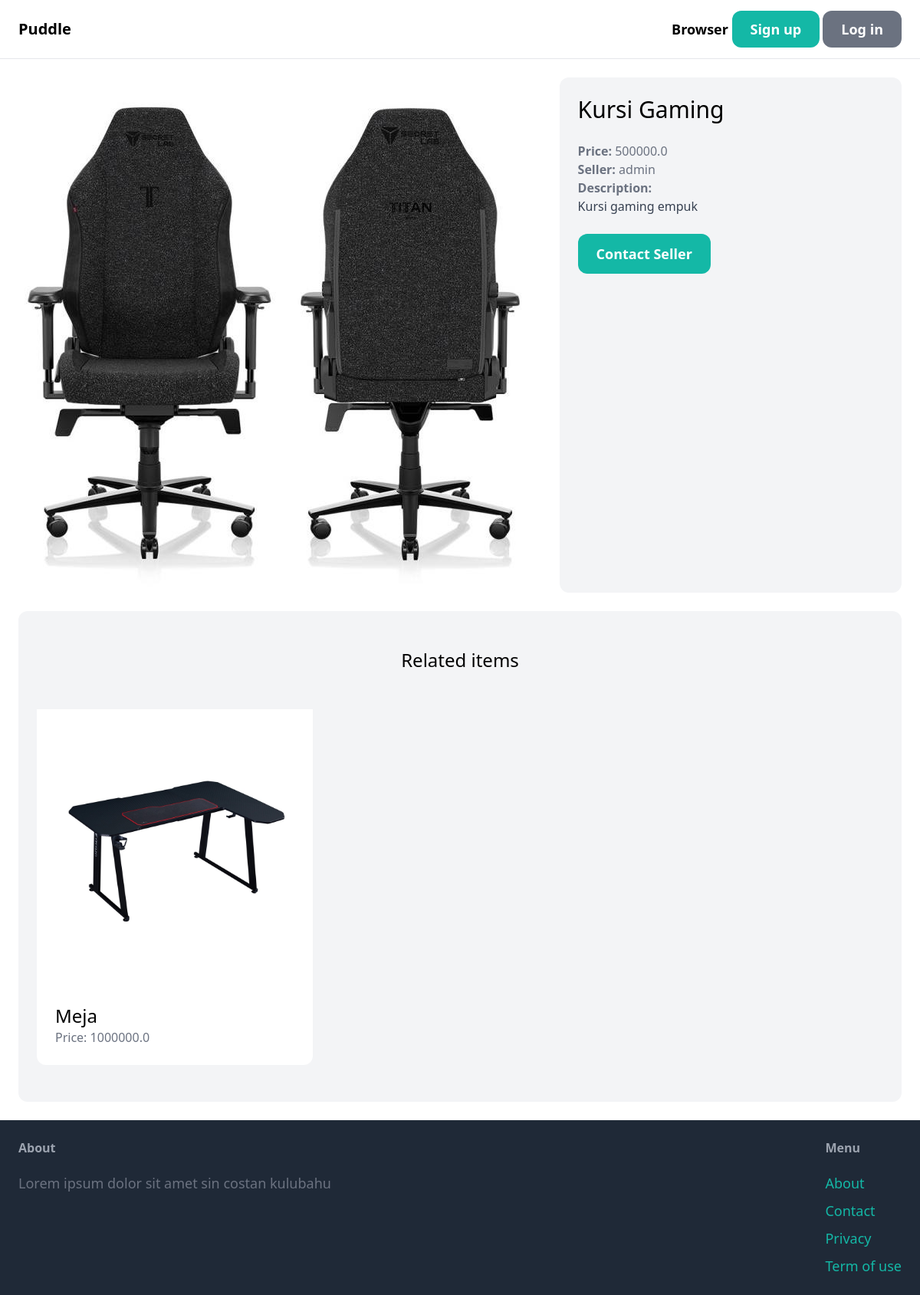
Screenshot of /items/2/ with the database file from the repository.
### item/models.py (models this page shows, shortened)
class Item(models.Model):
    category = models.ForeignKey(Category, related_name='items', on_delete=models.CASCADE)
    name = models.CharField(max_length=255)
    description = models.TextField(blank=True, null=True)
    price = models.FloatField()
    image = models.ImageField(upload_to='item_images', blank=True, null=True)
    is_sold = models.BooleanField(default=False)
    created_by = models.ForeignKey(User, related_name='items', on_delete=models.CASCADE)
    created_at = models.DateTimeField(auto_now_add=True)

### item/views.py (the view)
# urls.py: path('<int:pk>/', views.detail, name='detail'),
def detail(request, pk):
    item = get_object_or_404(Item, pk=pk)
    related_items = Item.objects.filter(category=item.category, is_sold=False).exclude(pk=pk)[0:3]
    return render(request, 'item/detail.html', {
        'item': item,
        'related_items': related_items
    })

### item/templates/item/detail.html (shortened to what this page needs)
{% extends "core/base.html" %}
{% block content %}
<div class="grid grid-cols-5 gap-6">
    <div class="col-span-3">
        <img src="{{ item.image.url }}" class="rounded-xl">
    </div>
    <div class="col-span-2 p-6 bg-gray-100 rounded-xl">
        <h1 class="mb-6 text-3xl">{{ item.name }}</h1>
        <p class="text-gray-500"><strong>Price: </strong>{{ item.price }}</p>
        <p class="text-gray-500"><strong>Seller: </strong>{{ item.created_by.username }}</p>
        {% if item.description %}
            <p class="text-gray-700">
                <strong class="text-gray-500">Description:</strong><br>
                {{ item.description }}
            </p>
        {% endif %}
        {% if request.user == item.created_by %}
            <div class="mt-6 p-6 bg-white rounded-xl">
                <p>This is your item!</p>
                <a href="{% url "item:edit" item.id %}" class="inline-block mt-6 px-6 py-3 text-lg font-semibold bg-teal-500 text-white rounded-xl">Edit</a>
                <a href="{% url "item:delete" item.id %}" class="inline-block mt-6 px-6 py-3 text-lg font-semibold bg-red-500 text-white rounded-xl">Delete</a>
            </div>
        {% else %}
            <a href="#" class="inline-block mt-6 px-6 py-3 text-lg font-semibold bg-teal-500 text-white rounded-xl hover:bg-teal-700">Contact Seller</a>
        {% endif %}
    </div>
</div>
<div class="mt-6 px-6 py-12 bg-gray-100 rounded-xl">
    <h2 class="mb-12 text-2xl text-center">Related items</h2>
    <div class="grid grid-cols-3 gap-3">
        {% for item in related_items  %}
            <div>
                <a href="{% url "item:detail" item.id %}">
                    <div>
                        <img src="{{ item.image.url }}" class="round-t-xl">
                    </div>
                    <div class="p-6 bg-white rounded-b-xl">
                        <h2 class="text-2xl">{{ item.name }}</h2>
                        <p class="text-gray-500">Price: {{ item.price }}</p>
                    </div>
                </a>
            </div>
        {% endfor %}
    </div>
</div>
{% endblock content %}

### rows the page displays
Item: image (picture), name "Kursi Gaming", price "500000.0", created_by.username "admin", description "Kursi gaming empuk"
Item: image (picture), name "Meja", price "1000000.0"
